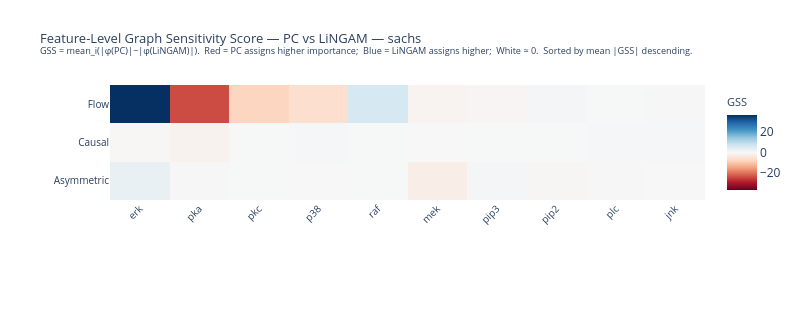
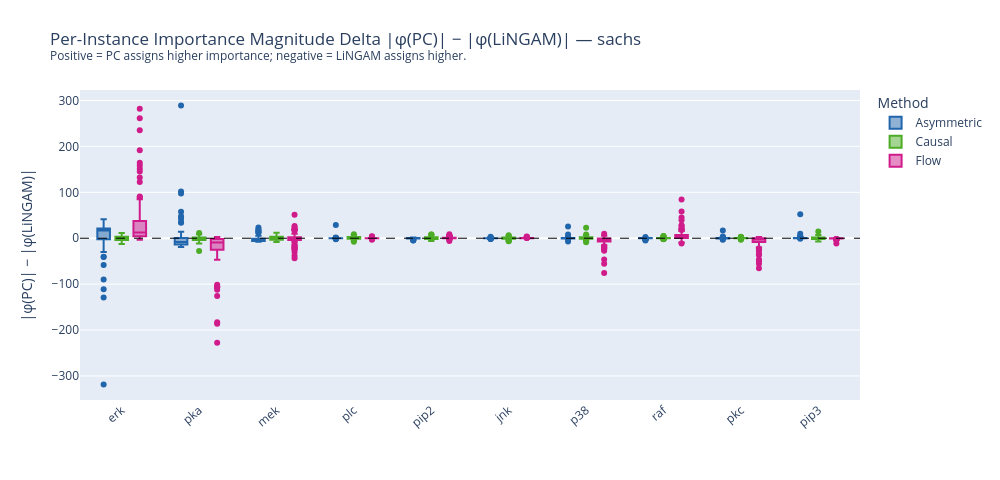

Source (notebook cell) for these figures, in order:
### Markdown cell above
## 10. Graph Sensitivity Score (GSS)

$$\text{GSS}(m,f) = \text{mean}_i\bigl(|\varphi^{(m,\text{PC})}_{i,f}| - |\varphi^{(m,\text{LiNGAM})}_{i,f}|\bigr)$$

Signed: **positive** = PC assigns higher importance; **negative** = LiNGAM assigns higher; **≈0** = both agree.

### Code cell
BASE_METHODS = ['Asymmetric', 'Causal', 'Flow']

CAUSAL_METHOD_PAIRS = [
    ('Asymmetric', 'Asymmetric (PC)',  'Asymmetric (LiNGAM)'),
    ('Causal',     'Causal (PC)',      'Causal (LiNGAM)'),
    ('Flow',       'Flow (PC)',        'Flow (LiNGAM)'),
]

feat_delta = {}
gss_feat   = {}
for label, pc_key, lingam_key in CAUSAL_METHOD_PAIRS:
    if pc_key not in shap_data or lingam_key not in shap_data:
        continue
    abs_pc         = np.abs(shap_data[pc_key])
    abs_lingam     = np.abs(shap_data[lingam_key])
    feat_delta[label] = abs_pc - abs_lingam
    gss_feat[label]   = feat_delta[label].mean(axis=0)

for label in BASE_METHODS:
    if label not in gss_feat:
        continue
    g = gss_feat[label]
    print(f'{label}: mean GSS = {np.mean(g):.4f}  min = {np.min(g):.4f}  max = {np.max(g):.4f}')

# ── A: Feature-level GSS heatmap ─────────────────────────────────────────────
gss_matrix = np.stack([gss_feat[m] for m in BASE_METHODS if m in gss_feat], axis=1)
feat_order = np.argsort(np.abs(gss_matrix).mean(axis=1))[::-1]
abs_max    = float(np.nanmax(np.abs(gss_matrix)))

fig_gss_hmap = go.Figure(go.Heatmap(
    z          = gss_matrix[feat_order].T,
    y          = BASE_METHODS,
    x          = [feature_names[i] for i in feat_order],
    colorscale = 'RdBu',
    zmid=0,
    zmin=-abs_max, zmax=abs_max,
    colorbar   = dict(title=dict(text='GSS', font=dict(size=11))),
    hovertemplate='<b>%{y}</b> — %{x}<br>GSS = %{z:.4f}<extra></extra>',
))
fig_gss_hmap.update_layout(
    title=dict(
        text=(
            f'Feature-Level Graph Sensitivity Score — PC vs LiNGAM — {DATASET}<br>'
            f'<sup>GSS = mean_i(|φ(PC)|−|φ(LiNGAM)|).  '
            f'Red = PC assigns higher importance;  Blue = LiNGAM assigns higher;  White ≈ 0.  '
            f'Sorted by mean |GSS| descending.</sup>'
        ),
        font=dict(size=13),
    ),
    height=310, width=max(700, 60 * n_features + 200),
    xaxis=dict(tickfont=dict(size=10), tickangle=-45, side='bottom'),
    yaxis=dict(tickfont=dict(size=10)),
    margin=dict(l=110, r=80, t=85, b=110),
)
fig_gss_hmap.show()

# ── B: Per-instance magnitude delta box plots ─────────────────────────────────
fig_delta_rows = []
for label, _, _ in CAUSAL_METHOD_PAIRS:
    if label not in feat_delta:
        continue
    for fi in scratch_rank:
        for v in feat_delta[label][:, fi]:
            fig_delta_rows.append(dict(Feature=feature_names[fi], Method=label, Delta=float(v)))

df_delta = pd.DataFrame(fig_delta_rows)
df_delta['Feature'] = pd.Categorical(
    df_delta['Feature'],
    categories=[feature_names[i] for i in scratch_rank], ordered=True
)

fig_delta = px.box(
    df_delta,
    x='Feature', y='Delta', color='Method',
    color_discrete_map={
        'Asymmetric': METHOD_COLORS['Asymmetric'],
        'Causal':     METHOD_COLORS['Causal'],
        'Flow':       METHOD_COLORS['ShapleyFlow'],
    },
    points='outliers',
    title=(
        f'Per-Instance Importance Magnitude Delta |φ(PC)| − |φ(LiNGAM)| — {DATASET}<br>'
        f'<sup>Positive = PC assigns higher importance; negative = LiNGAM assigns higher.</sup>'
    ),
    labels={'Delta': '|φ(PC)| − |φ(LiNGAM)|', 'Feature': ''},
    height=480, width=1000,
)
fig_delta.add_hline(y=0, line=dict(color='black', width=1, dash='dash'))
fig_delta.update_layout(xaxis_tickangle=-40, legend_title_text='Method', margin=dict(t=90, b=80))
fig_delta.show()

# ── C: Method-level GSS summary ────────────────────────────────────────────────
print(f"\n{'Method':<15}  {'Mean GSS':>10}  {'Median GSS':>11}  {'Max |GSS|':>10}")
print('─' * 55)
for label in BASE_METHODS:
    if label not in gss_feat:
        continue
    g = gss_feat[label]
    print(f'  {label:<13}  {np.mean(g):>10.4f}  {np.median(g):>11.4f}  {np.max(np.abs(g)):>10.4f}')

### Figure 1 — Plotly figure (JSON) as saved in the notebook; plotly's stock layout.template omitted (floating-point values rounded to 4 significant figures)
{"data": [{"colorbar": {"title": {"font": {"size": 11}, "text": "GSS"}}, "colorscale": [[0, "rgb(103,0,31)"], [0.1, "rgb(178,24,43)"], [0.2, "rgb(214,96,77)"], [0.3, "rgb(244,165,130)"], [0.4, "rgb(253,219,199)"], [0.5, "rgb(247,247,247)"], [0.6, "rgb(209,229,240)"], [0.7, "rgb(146,197,222)"], [0.8, "rgb(67,147,195)"], [0.9, "rgb(33,102,172)"], [1, "rgb(5,48,97)"]], "hovertemplate": "<b>%{y}</b> — %{x}<br>GSS = %{z:.4f}<extra></extra>", "type": "heatmap", "x": ["erk", "pka", "pkc", "p38", "raf", "mek", "pip3", "pip2", "plc", "jnk"], "y": ["Asymmetric", "Causal", "Flow"], "z": [[2.77, 0.2856, 0.1618, 0.08645, 0.1573, -2.384, 0.8083, -0.4153, 0.2606, 0.04333], [-0.3352, -1.187, 0.1908, 0.5117, 0.1658, 0.08184, 0.1217, 0.1949, 0.4815, 0.3486], [36.38, -23.82, -7.972, -6.205, 6.227, -0.99, -0.6512, 0.7866, 0.1041, 0.2816]], "zmax": 36.38, "zmid": 0, "zmin": -36.38}], "layout": {"height": 310, "margin": {"b": 110, "l": 110, "r": 80, "t": 85}, "title": {"font": {"size": 13}, "text": "Feature-Level Graph Sensitivity Score — PC vs LiNGAM — sachs<br><sup>GSS = mean_i(|φ(PC)|−|φ(LiNGAM)|).  Red = PC assigns higher importance;  Blue = LiNGAM assigns higher;  White ≈ 0.  Sorted by mean |GSS| descending.</sup>"}, "width": 800, "xaxis": {"side": "bottom", "tickangle": -45, "tickfont": {"size": 10}}, "yaxis": {"tickfont": {"size": 10}}}}

### Figure 2 — Plotly figure (JSON) as saved in the notebook; plotly's stock layout.template omitted (floating-point values rounded to 4 significant figures; data arrays with more than 128 entries replaced by an {"elided": "..."} marker saying what was removed)
{"data": [{"alignmentgroup": "True", "boxpoints": "outliers", "hovertemplate": "Method=Asymmetric<br>=%{x}<br>|φ(PC)| − |φ(LiNGAM)|=%{y}<extra></extra>", "legendgroup": "Asymmetric", "marker": {"color": "#2166ac"}, "name": "Asymmetric", "notched": false, "offsetgroup": "Asymmetric", "orientation": "v", "showlegend": true, "type": "box", "x": {"elided": "1000 str values"}, "x0": " ", "xaxis": "x", "y": {"elided": "1000 float values"}, "y0": " ", "yaxis": "y"}, {"alignmentgroup": "True", "boxpoints": "outliers", "hovertemplate": "Method=Causal<br>=%{x}<br>|φ(PC)| − |φ(LiNGAM)|=%{y}<extra></extra>", "legendgroup": "Causal", "marker": {"color": "#4dac26"}, "name": "Causal", "notched": false, "offsetgroup": "Causal", "orientation": "v", "showlegend": true, "type": "box", "x": {"elided": "1000 str values"}, "x0": " ", "xaxis": "x", "y": {"elided": "1000 float values"}, "y0": " ", "yaxis": "y"}, {"alignmentgroup": "True", "boxpoints": "outliers", "hovertemplate": "Method=Flow<br>=%{x}<br>|φ(PC)| − |φ(LiNGAM)|=%{y}<extra></extra>", "legendgroup": "Flow", "marker": {"color": "#d01c8b"}, "name": "Flow", "notched": false, "offsetgroup": "Flow", "orientation": "v", "showlegend": true, "type": "box", "x": {"elided": "1000 str values"}, "x0": " ", "xaxis": "x", "y": {"elided": "1000 float values"}, "y0": " ", "yaxis": "y"}], "layout": {"boxmode": "group", "height": 480, "legend": {"title": {"text": "Method"}, "tracegroupgap": 0}, "margin": {"b": 80, "t": 90}, "shapes": [{"line": {"color": "black", "dash": "dash", "width": 1}, "type": "line", "x0": 0, "x1": 1, "xref": "x domain", "y0": 0, "y1": 0, "yref": "y"}], "title": {"text": "Per-Instance Importance Magnitude Delta |φ(PC)| − |φ(LiNGAM)| — sachs<br><sup>Positive = PC assigns higher importance; negative = LiNGAM assigns higher.</sup>"}, "width": 1000, "xaxis": {"anchor": "y", "domain": [0, 1], "tickangle": -40, "title": {"text": ""}}, "yaxis": {"anchor": "x", "domain": [0, 1], "title": {"text": "|φ(PC)| − |φ(LiNGAM)|"}}}}
